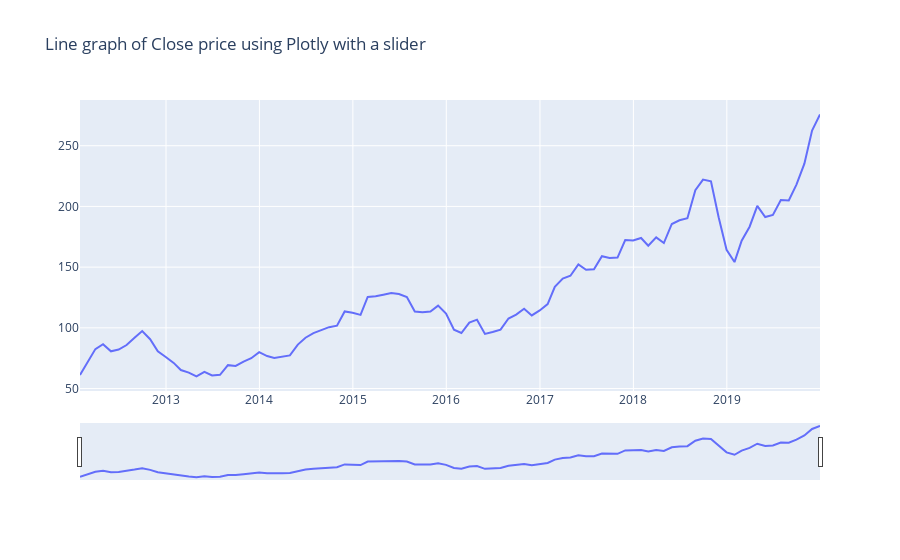

The code cell stored with this chart in its notebook:
### Code cell
fig = go.Figure()
fig.add_trace(go.Scatter(x=df_m.index,y=df_m.Close,name='stock_close'))
fig.layout.update(title_text='Line graph of Close price using Plotly with a slider',xaxis_rangeslider_visible=True)
fig.show()
